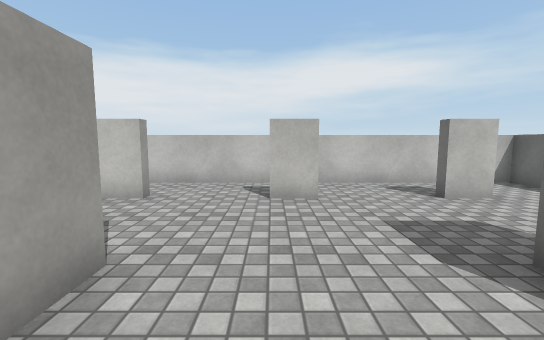
view 1 (above)

12 first-person views from a walk through a scene from a Unity 3-D project. The camera is 1.3 m above the floor, tilts 6° down and sees 90° across. The floor is counted in squares, 1 m on a side. Each view is taken from the middle of a square. On the plan, view 1 faces up. The plan holds only what a view shows up to about 13 squares ahead; the rest is blank. Surface patterns are stand-ins for the level's own textures.

view 2
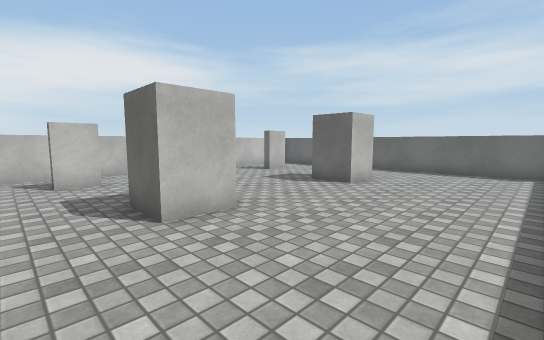

view 3
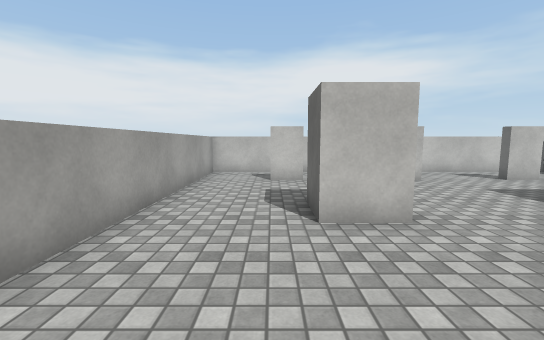

view 4
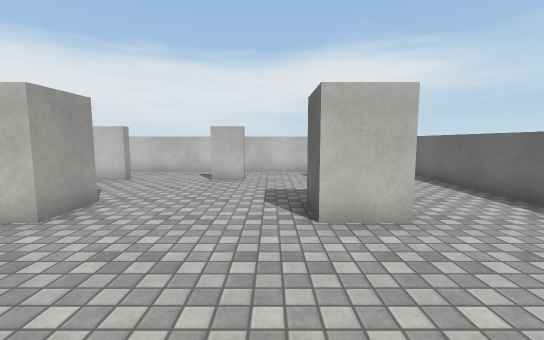

view 5
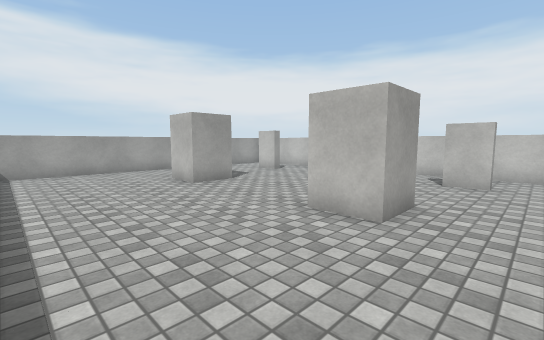

view 6
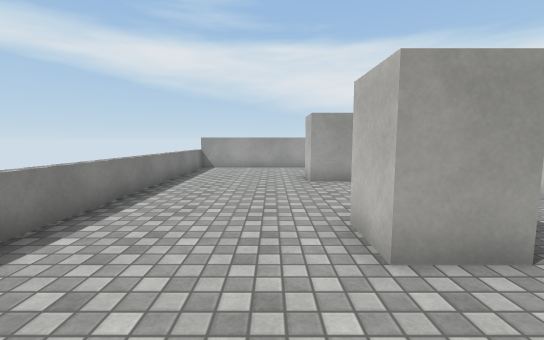

view 7
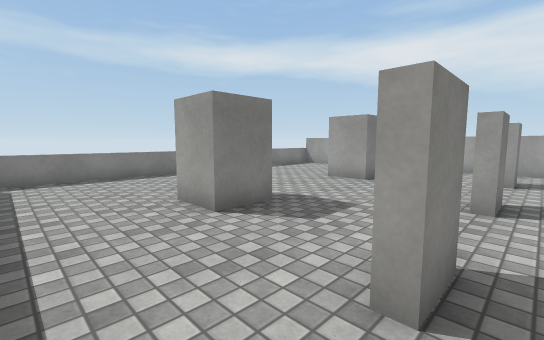

view 8
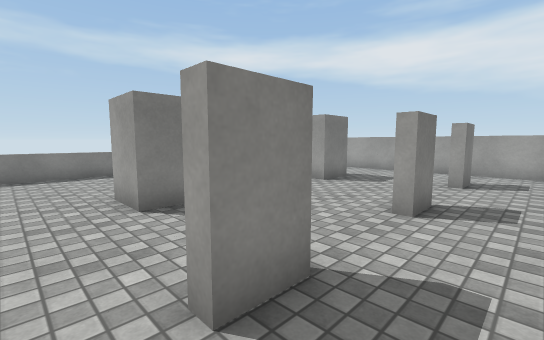

view 9
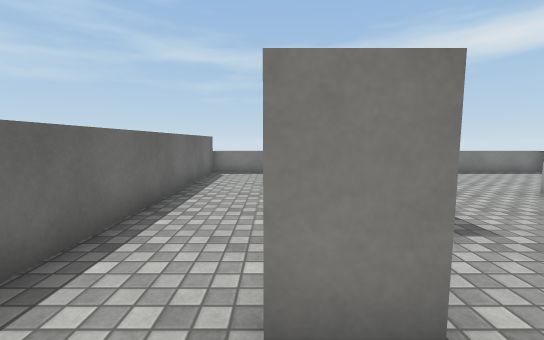

view 10
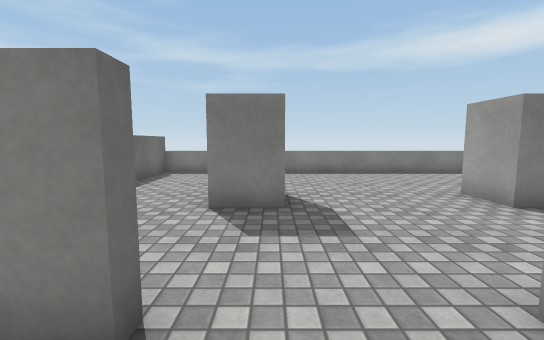

view 11
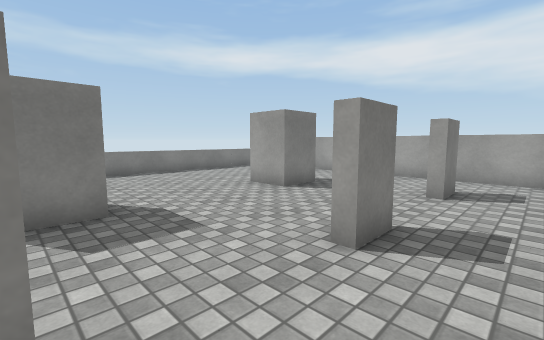

view 12
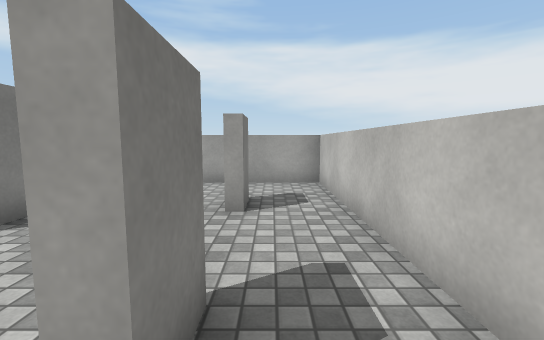

### Floor plan
Ten units are one square. View 1 is at (0, 0); x grows to the right and y downward. Boxes are objects, and circles mark ways between rooms. Rooms are numbered by the first view taken in them; rooms with no view inside come last. Other rooms are left out.
<svg viewBox="-70 -90 150 130">
<path fill="none" stroke="#000" d="M11 -61 -1 -61M-29 -61 -41 -61M51 -61 39 -61M-65 -55 -65 31M75 35 75 -55M-65 35 75 35M75 -55 75 -85 55 -85M39 -61 39 -65 51 -65M55 -85 15 -85M-41 -65 -29 -65M-25 -85 -65 -85 -65 -55M-1 -65 11 -65M15 -85 -25 -85"/>
<rect x="-35" y="-35" width="20" height="30" fill="#bbb"><title>other object</title></rect>
<rect x="25" y="-35" width="20" height="30" fill="#bbb"><title>other object</title></rect>
<circle cx="65" cy="-60" r="3" fill="#2a7"/>
<circle cx="25" cy="-60" r="3" fill="#2a7"/>
<circle cx="-55" cy="-60" r="3" fill="#2a7"/>
<circle cx="-15" cy="-60" r="3" fill="#2a7"/>
<circle cx="45" cy="-75" r="3" fill="#2a7"/>
<circle cx="5" cy="-75" r="3" fill="#2a7"/>
<circle cx="-35" cy="-75" r="3" fill="#2a7"/>
<text x="0" y="-10">1</text>
<text x="60" y="-70">2</text>
<text x="30" y="-70">3</text>
<text x="-50" y="-70">4</text>
<text x="-10" y="-70">5</text>
</svg>
Room 1 opens to room 2. Room 1 opens to room 3. Room 1 opens to room 4. Room 1 opens to room 5. Room 2 opens to room 3. Room 3 opens to room 5. Room 4 opens to room 5.

Where each view was taken, in squares from view 1:
view 1: 0 up, 0 right, facing up
view 2: 3 down, 5 left, facing up-right
view 3: 3 down, 4 left, facing up
view 4: 3 down, 2 right, facing up
view 5: 3 down, 6 right, facing up-left
view 6: 0 up, 7 right, facing left
view 7: 7 up, 7 right, facing down-left
view 8: 8 up, 6 right, facing down-left
view 9: 8 up, 5 right, facing down
view 10: 8 up, 3 right, facing down
view 11: 8 up, 4 right, facing down-left
view 12: 7 up, 2 right, facing left
